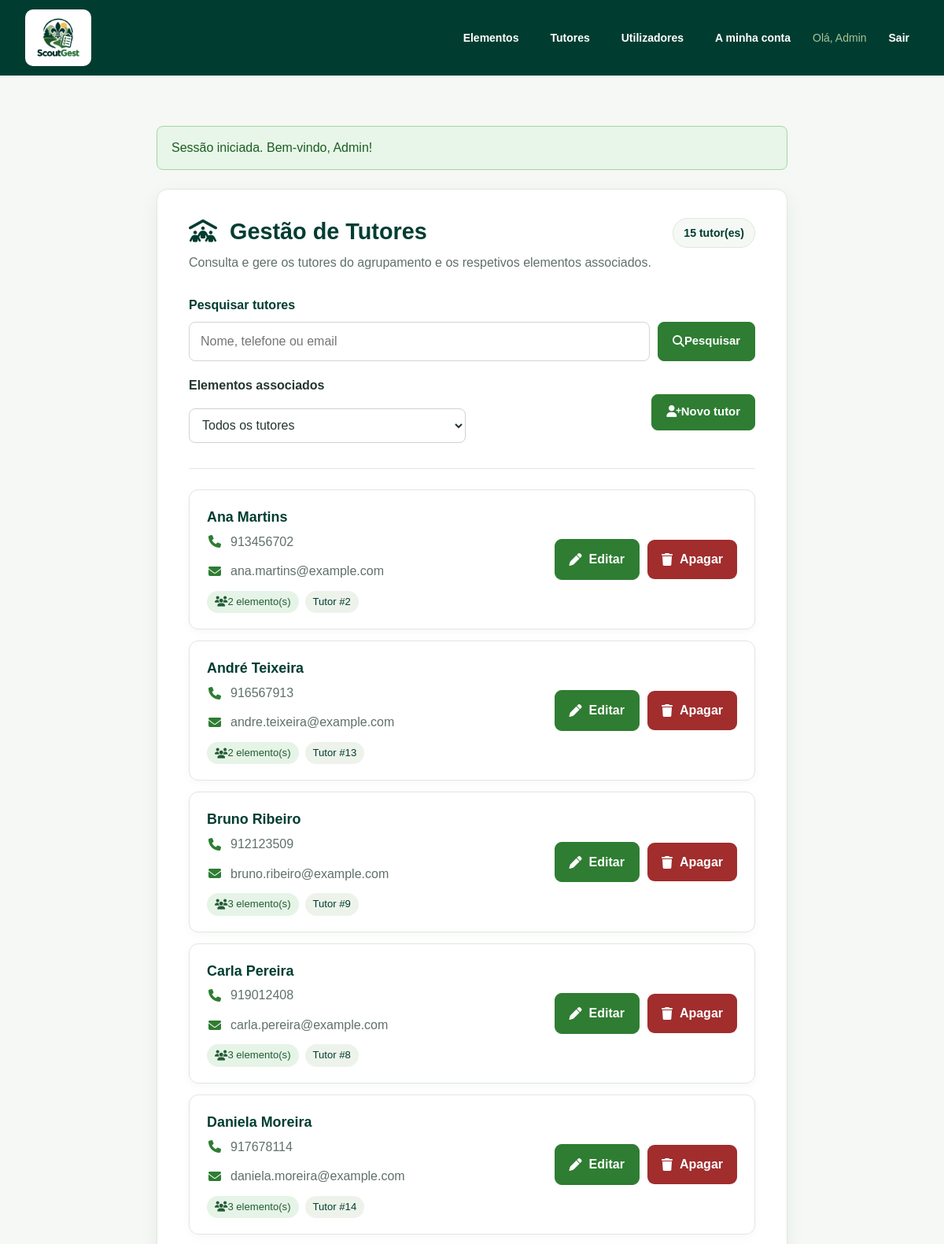
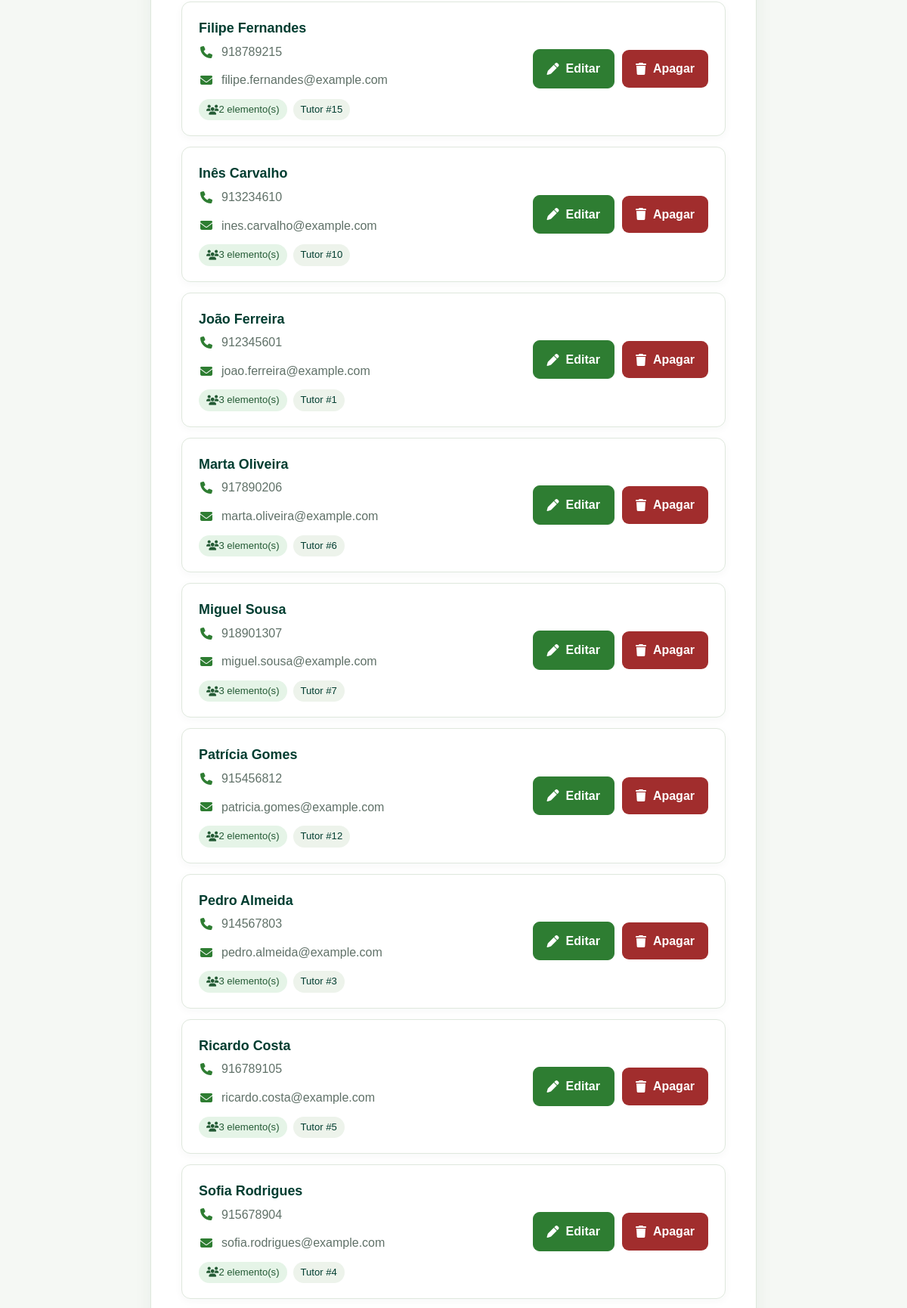
/tutores.php (signed in, upper part), run on the app's committed database (2 pictures, top to bottom).
### tables this page shows
CREATE TABLE tutores (
    id_tutor INT AUTO_INCREMENT PRIMARY KEY,
    nome VARCHAR(120) NOT NULL,
    telefone VARCHAR(20) NOT NULL,
    email VARCHAR(150) NULL UNIQUE
);

### tutores.php (the view, shortened to what this page needs)
<?php
require 'includes/inicio.php';
$pesquisa = trim((string) ($_GET['q'] ?? ''));
$associacao = trim((string) ($_GET['associacao'] ?? ''));
$sql = '
    SELECT
        t.id_tutor,
        t.nome,
        t.telefone,
        t.email,
        COUNT(e.id_elemento) AS total_elementos
    FROM tutores t
    LEFT JOIN elementos e
        ON e.id_tutor = t.id_tutor
';
$parametros = [];
$sql .= '
    GROUP BY
        t.id_tutor,
        t.nome,
        t.telefone,
        t.email
';
$sql .= ' ORDER BY t.nome ASC';
$stmt = $pdo->prepare($sql);
$stmt->execute($parametros);
$tutores = $stmt->fetchAll(PDO::FETCH_ASSOC);
$totalTutores = count($tutores);
require 'includes/cabecalho.php';
?>
<section class="cartao detalhe gestao-utilizadores gestao-tutores">
    <div class="gestao-topo">
        <div>
            <h1>
                <i class="fa-solid fa-people-roof"
                   aria-hidden="true"></i>
                Gestão de Tutores
            </h1>
            <p>
                Consulta e gere os tutores do agrupamento
                e os respetivos elementos associados.
            </p>
        </div>
        <span class="gestao-total">
            <?= $totalTutores ?> tutor(es)
        </span>
    </div>
    <form
        method="get"
        action="tutores.php"
        class="gestao-pesquisa"
        role="search"
        id="form-filtros"
    >
        <label for="q">
            Pesquisar tutores
        </label>
        <div class="gestao-pesquisa-linha">
            <input
                type="search"
                id="q"
                name="q"
                value="<?= htmlspecialchars($pesquisa, ENT_QUOTES, 'UTF-8') ?>"
                placeholder="Nome, telefone ou email"
            >
            <button
                type="submit"
                class="gestao-botao"
            >
                <i class="fa-solid fa-magnifying-glass"
                   aria-hidden="true"></i>
                Pesquisar
            </button>
        </div>
        <div class="gestao-filtros">
            <div class="gestao-filtro">
                <label for="associacao">
                    Elementos associados
                </label>
                <select
                    id="associacao"
                    name="associacao"
                    class="gestao-select"
                >
                    <option value="">
                        Todos os tutores
                    </option>
                </select>
            </div>
    <div class="gestao-tutores-acoes">
        <a
            href="tutor_form.php"
            class="gestao-botao"
        >
            <i class="fa-solid fa-user-plus"
               aria-hidden="true"></i>
            Novo tutor
        </a>
    </div>
        </div>
    </form>
    <?php if (!$tutores): ?>
        <p class="gestao-tutores-vazio">
            <?php if ($pesquisa !== '' || $associacao !== ''): ?>
                Não foram encontrados tutores
                para os filtros selecionados.
            <?php else: ?>
                Ainda não existem tutores registados.
            <?php endif; ?>
        </p>
    <?php else: ?>
        <div class="gestao-lista">
            <?php foreach ($tutores as $tutor): ?>
                <article class="gestao-item gestao-tutor-item">
                    <div class="gestao-item-dados">
                        <h2>
                            <?= htmlspecialchars($tutor['nome'], ENT_QUOTES, 'UTF-8') ?>
                        </h2>
                        <p>
                            <i class="fa-solid fa-phone"
                               aria-hidden="true"></i>
                            <?= htmlspecialchars($tutor['telefone'] ?? '—', ENT_QUOTES, 'UTF-8') ?>
                        </p>
                        <p>
                            <i class="fa-solid fa-envelope"
                               aria-hidden="true"></i>
                            <?= htmlspecialchars($tutor['email'] ?? '—', ENT_QUOTES, 'UTF-8') ?>
                        </p>
                        <div class="gestao-etiquetas">
                            <?php if ((int) $tutor['total_elementos'] > 0): ?>
                                <span class="gestao-etiqueta associado">
                                    <i class="fa-solid fa-users"
                                       aria-hidden="true"></i>
                                    <?= (int) $tutor['total_elementos'] ?>
                                    elemento(s)
                                </span>
                            <?php else: ?>
                                <span class="gestao-etiqueta pendente">
                                    Sem elementos associados
                                </span>
                            <?php endif; ?>
                            <span class="gestao-etiqueta">
                                Tutor #<?= (int) $tutor['id_tutor'] ?>
                            </span>
                        </div>
                    </div>
                    <div class="gestao-tutor-botoes">
                        <a
                            href="tutor_form.php?id=<?= (int) $tutor['id_tutor'] ?>"
                            class="gestao-botao"
                        >
                            <i class="fa-solid fa-pen"
                               aria-hidden="true"></i>
                            Editar
                        </a>
                        <form
                            method="post"
                            action="tutor_apagar.php"
                            onsubmit="return confirm('Apagar este tutor?');"
                        >
                            <button
                                type="submit"
                                class="gestao-tutor-apagar"
                            >
                                <i class="fa-solid fa-trash"
                                   aria-hidden="true"></i>
                                Apagar
                            </button>
                        </form>
                    </div>
                </article>
            <?php endforeach; ?>
        </div>
    <?php endif; ?>
</section>
<?php require 'includes/rodape.php'; ?>

### data on the page
tutores: nome "Ana Martins", telefone "913456702", email "ana.martins@example.com", total_elementos "2", id_tutor "2"
tutores: nome "André Teixeira", telefone "916567913", email "andre.teixeira@example.com", total_elementos "2", id_tutor "13"
tutores: nome "Bruno Ribeiro", telefone "912123509", email "bruno.ribeiro@example.com", total_elementos "3", id_tutor "9"
tutores: nome "Carla Pereira", telefone "919012408", email "carla.pereira@example.com", total_elementos "3", id_tutor "8"
tutores: nome "Daniela Moreira", telefone "917678114", email "daniela.moreira@example.com", total_elementos "3", id_tutor "14"
tutores: nome "Filipe Fernandes", telefone "918789215", email "filipe.fernandes@example.com", total_elementos "2", id_tutor "15"
tutores: nome "Inês Carvalho", telefone "913234610", email "ines.carvalho@example.com", total_elementos "3", id_tutor "10"
tutores: nome "João Ferreira", telefone "912345601", email "joao.ferreira@example.com", total_elementos "3", id_tutor "1"
tutores: nome "Marta Oliveira", telefone "917890206", email "marta.oliveira@example.com", total_elementos "3", id_tutor "6"
tutores: nome "Miguel Sousa", telefone "918901307", email "miguel.sousa@example.com", total_elementos "3", id_tutor "7"
tutores: nome "Patrícia Gomes", telefone "915456812", email "patricia.gomes@example.com", total_elementos "2", id_tutor "12"
tutores: nome "Pedro Almeida", telefone "914567803", email "pedro.almeida@example.com", total_elementos "3", id_tutor "3"
tutores: nome "Ricardo Costa", telefone "916789105", email "ricardo.costa@example.com", total_elementos "3", id_tutor "5"
tutores: nome "Sofia Rodrigues", telefone "915678904", email "sofia.rodrigues@example.com", total_elementos "2", id_tutor "4"

### other printed values
$_SESSION['nome'] "Admin"
$texto_mensagem "Sessão iniciada. Bem-vindo, Admin!"
$totalTutores "15"
